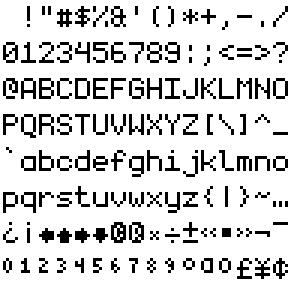
#> input picture CppVersion/assets/python_bitmap_char/monogram-bitmap.png, 96 x 96 px, found by its file name (shown 3 times larger)
$ python bitmap_to_char.py
#> lines starting #> are read from the running program, lines starting #| are printed output that depends on the picture
from PIL import Image

alpha = Image.open("/Users/griffinroberts/Movies/CProjects/EcosystemSim/CppVersion/assets/python_bitmap_char/monogram-bitmap.png").convert("RGBA").split()[-1]
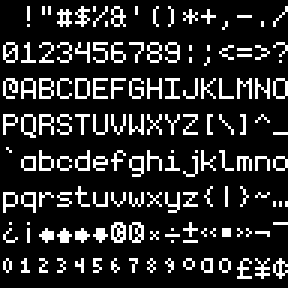
#> alpha: PIL image 96x96 L (shown 3 times larger); 16.1% white in thin lines or dots
alpha_pixels = alpha.load()
binary_array = [
    [1 if alpha_pixels[x, y] == 255 else 0 for x in range(alpha.width)]
    for y in range(alpha.height)]
#> binary_array = 96 items

for row in binary_array:
    print("\t{" + ",".join(map(str, row)) + "},")
#> this loop made 96 passes
#| 	{0,0,0,0,0,0,0,0,0,0,0,0,0,0,0,0,0,0,0,0,0,0,0,0,0,0,0,0,0,0,0,0,0,0,0,0,0,0,0,0,0,0,0,0,0,0,0,0,0,0,0,0,0,0,0,0,0,0,0,0,0,0,0,0,0,0,0,0,0,0,0,0,0,0,0,0,0,0,0,0,0,0,0,0,0,0,0,0,0,0,0,0,0,0,0,0},
#| 	{0,0,0,0,0,0,0,0,0,0,0,0,0,0,0,0,0,0,0,0,0,0,0,0,0,0,0,0,0,0,0,0,0,0,0,0,0,0,0,0,0,0,0,0,0,0,0,0,0,0,0,0,0,0,0,0,0,0,0,0,0,0,0,0,0,0,0,0,0,0,0,0,0,0,0,0,0,0,0,0,0,0,0,0,0,0,0,0,0,0,0,0,0,0,0,0},
#| 	{0,0,0,0,0,0,0,0,0,1,0,0,0,0,1,0,1,0,0,0,0,0,0,0,0,0,0,1,0,0,0,1,0,0,0,1,0,0,1,1,0,0,0,0,0,1,0,0,0,0,0,0,1,0,0,0,1,0,0,0,0,0,0,0,0,0,0,0,0,0,0,0,0,0,0,0,0,0,0,0,0,0,0,0,0,0,0,0,0,0,0,0,0,0,0,1},
#| 	{0,0,0,0,0,0,0,0,0,1,0,0,0,0,1,0,1,0,0,0,1,0,1,0,0,0,1,1,1,1,0,1,0,0,0,1,0,1,0,0,1,0,0,0,0,1,0,0,0,0,0,1,0,0,0,0,0,1,0,0,0,0,0,1,0,0,0,0,0,1,0,0,0,0,0,0,0,0,0,0,0,0,0,0,0,0,0,0,0,0,0,0,0,0,0,1},
#| 	{0,0,0,0,0,0,0,0,0,1,0,0,0,0,1,0,1,0,0,1,1,1,1,1,0,1,0,1,0,0,0,0,0,0,1,0,0,1,0,0,1,0,0,0,0,1,0,0,0,0,0,1,0,0,0,0,0,1,0,0,0,1,0,1,0,1,0,0,0,1,0,0,0,0,0,0,0,0,0,0,0,0,0,0,0,0,0,0,0,0,0,0,0,0,1,0},
#| 	{0,0,0,0,0,0,0,0,0,1,0,0,0,0,0,0,0,0,0,0,1,0,1,0,0,0,1,1,1,0,0,0,0,1,0,0,0,0,1,1,1,1,0,0,0,0,0,0,0,0,0,1,0,0,0,0,0,1,0,0,0,0,1,1,1,0,0,1,1,1,1,1,0,0,0,0,0,0,0,1,1,1,1,1,0,0,0,0,0,0,0,0,0,1,0,0},
#| 	{0,0,0,0,0,0,0,0,0,1,0,0,0,0,0,0,0,0,0,0,1,0,1,0,0,0,0,1,0,1,0,0,1,0,0,0,0,1,0,0,1,0,0,0,0,0,0,0,0,0,0,1,0,0,0,0,0,1,0,0,0,1,0,1,0,1,0,0,0,1,0,0,0,0,0,0,0,0,0,0,0,0,0,0,0,0,0,0,0,0,0,0,1,0,0,0},
#| 	{0,0,0,0,0,0,0,0,0,0,0,0,0,0,0,0,0,0,0,1,1,1,1,1,0,1,1,1,1,0,0,1,0,0,0,1,0,1,0,0,1,0,0,0,0,0,0,0,0,0,0,1,0,0,0,0,0,1,0,0,0,0,0,1,0,0,0,0,0,1,0,0,0,0,0,1,0,0,0,0,0,0,0,0,0,0,0,1,0,0,0,1,0,0,0,0},
#> (further printed lines are left out)
